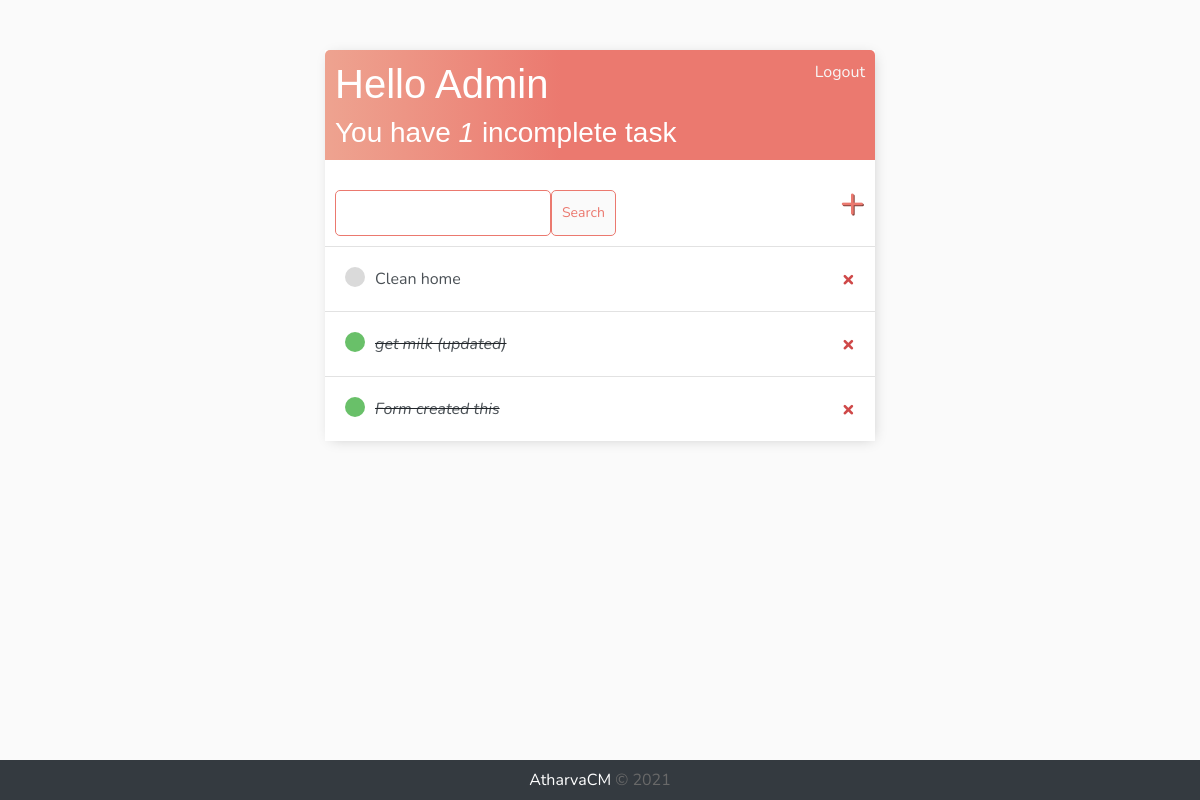
Before: / (signed in) with the older database file.
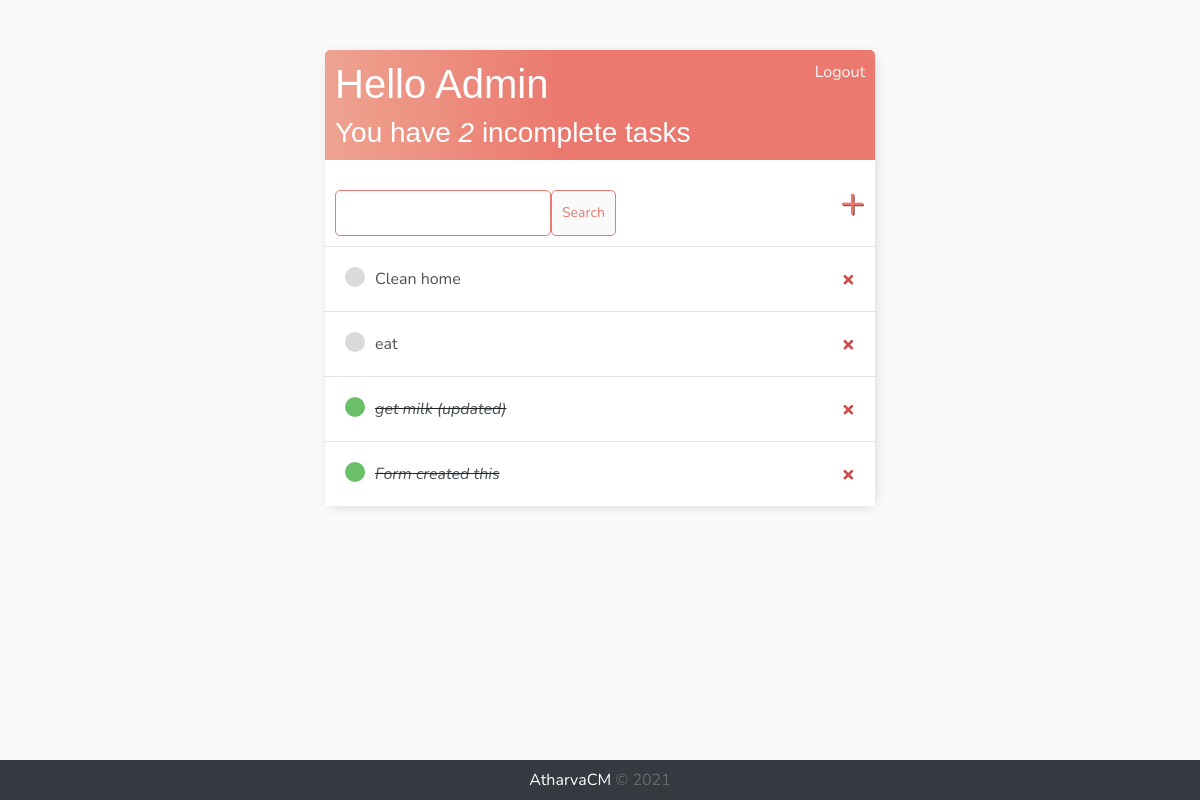
After: the same page with the newer database file.
### base/models.py (models this page shows)
class Task(models.Model):
    user = models.ForeignKey(
        User, on_delete=models.CASCADE, null=True, blank=True)
    title = models.CharField(max_length=200)
    description = models.TextField(null=True, blank=True)
    complete = models.BooleanField(default=False)
    create = models.DateTimeField(auto_now_add=True)
    def __str__(self):
        return self.title
    class Meta:
        ordering = ['complete']

### base/views.py (the view)
# urls.py: path('', TaskList.as_view(), name='tasks'),
class TaskList(LoginRequiredMixin, ListView):
    model = Task
    context_object_name = 'tasks'
    def get_context_data(self, **kwargs):
        context = super().get_context_data(**kwargs)
        context['tasks'] = context['tasks'].filter(user=self.request.user)
        context['count'] = context['tasks'].filter(complete=False).count()
        search_input = self.request.GET.get('search-area') or ''
        if search_input:
            context['tasks'] = context['tasks'].filter(
                title__icontains=search_input)
        context['search_input'] = search_input
        return context

### base/templates/base/task_list.html
{% extends 'base/main.html' %}
{% block content %}
<div class="header-bar">
    <div>
        <h1>Hello {{request.user|title}}</h1>
        <h3 style="margin:0">You have <i>{{count}}</i> incomplete task{{count|pluralize:"s"}}</h3>
    </div>
    {% if request.user.is_authenticated %}
    <a href="{% url 'logout' %}">Logout</a>
    {% else %}
    <a href="{% url 'login' %}">Login</a>
    {% endif %}
</div>
<div id="search-add-wrapper">
    <form method="GET" style="margin-top: 20px; display: flex;">
        <input type="text" name="search-area" value="{{ search_input }}">
        <input class="button" type="submit" value="Search">
    </form>
    <a id="add-link" href="{% url 'task-create' %}">&#x2b;</a>
</div>
<div class="task-items-wrapper">
    {% for task in tasks %}
    <div class="task-wrapper">
        {% if task.complete %}
        <div class="task-title">
            <div class="task-complete-icon"></div>
            <i><s><a href="{% url 'task-update' task.id %}">{{task}}</a></s></i>
        </div>
        <a class="delete-link" href="{% url 'task-delete' task.id %}">&#215;</a>
        {% else %}
        <div class="task-title">
            <div class="task-incomplete-icon"></div>
            <a href="{% url 'task-update' task.id %}">{{task}}</a>
        </div>
        <a class="delete-link" href="{% url 'task-delete' task.id %}">&#215;</a>
        {% endif %}
    </div>
    {% empty %}
    <h3>No items in list</h3>
    {% endfor %}
</div>
{% endblock %}

### base/templates/base/main.html (shortened to what this page needs)
<!DOCTYPE html>
<html lang="en">
<head>
    <link rel="stylesheet" href="https://cdn.jsdelivr.net/npm/bootstrap@4.6.0/dist/css/bootstrap.min.css"
>
</head>
<body class="d-flex flex-column">
    <div class="flex-grow-1 flex-shrink-0">
        <div class="main-container">
            {% block content %}
            {% endblock %}
        </div>
    </div>
    <footer class="py-2 bg-dark flex-shrink-0">
        <div class="container text-center">
            <a href="https://atharvacm.netlify.app" class="footer-text-a">AtharvaCM</a>
            <span class="footer-text">&copy; 2021</span>
        </div>
    </footer>
</body>
</html>

### base/templates/base/main.html (style rules this page uses)
html { height: 100%; }
body { background-color: #FAFAFA; font-family: 'Nunito', sans-serif; padding-top: 50px; height: 100%; }
h1, h2, h3, h4, h5, h6 { font-family: 'Raleway', sans-serif; }
a, p { color: #4b5156 }
.main-container { max-width: 550px; margin: auto; background-color: white; -webkit-box-shadow: 2px 2px 13px -4px rgba(0, 0, 0, 0.21); box-shadow: 2px 2px 13px -4px rgba(0, 0, 0, 0.21); margin-bottom: 40px; }
.header-bar { display: flex; justify-content: space-between; color: white; padding: 10px; border-radius: 5px 5px 0 0; background: linear-gradient(90deg, #EEA390 0%, #EB796F 43%, #EB796F 100%) }
.header-bar a { color: rgb(247, 247, 247); text-decoration: none; }
.task-wrapper { display: flex; align-items: center; justify-content: space-between; padding: 20px; background-color: white; border-top: 1px solid rgb(226, 226, 226); }
.task-title { display: flex; }
.task-title a { text-decoration: none; color: #4b5156; margin-left: 10px; }
.task-complete-icon { height: 20px; width: 20px; background-color: rgb(105, 192, 105); border-radius: 50%; }
.task-incomplete-icon { height: 20px; width: 20px; background-color: rgb(218, 218, 218); border-radius: 50%; }
.delete-link { text-decoration: none; font-weight: 900; color: #cf4949; font-size: 22px; line-height: 0; }
#search-add-wrapper { display: flex; justify-content: space-between; align-items: center; padding: 10px; }
#add-link { color: #EB796F; text-decoration: none; font-size: 42px; text-shadow: 1px 1px #81413b; }
input[type=text], input[type=password], textarea { border: 1px solid #Eb796F; border-radius: 5px; padding: 10px; width: 90%; }
.button { border: 1px solid #Eb796F; background-color: #FAFAFA; color: #Eb796F; padding: 10px; font-size: 14px; border-radius: 5px; cursor: pointer; text-decoration: none; }
.footer-text { color: dimgray; }
.footer-text-a { text-decoration: none !important; color: white; }

Changed rows visible on the page:
added Task: title "eat"
Other visible differences:
{{ count }}: "1" → "2"
